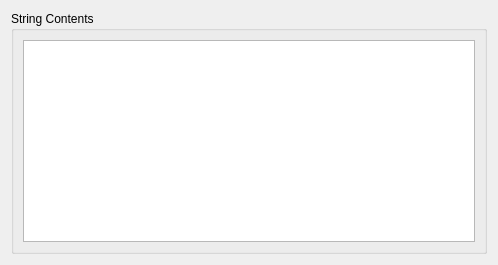
<?xml version="1.0" encoding="UTF-8"?>
<ui version="4.0">
 <class>ReportStringInfo</class>
 <widget class="QDialog" name="ReportStringInfo">
  <property name="geometry">
   <rect>
    <x>0</x>
    <y>0</y>
    <width>498</width>
    <height>265</height>
   </rect>
  </property>
  <property name="sizePolicy">
   <sizepolicy hsizetype="Fixed" vsizetype="Fixed">
    <horstretch>0</horstretch>
    <verstretch>0</verstretch>
   </sizepolicy>
  </property>
  <property name="minimumSize">
   <size>
    <width>465</width>
    <height>231</height>
   </size>
  </property>
  <property name="windowTitle">
   <string>Dialog</string>
  </property>
  <layout class="QVBoxLayout" name="verticalLayout">
   <item>
    <widget class="QGroupBox" name="groupBox">
     <property name="title">
      <string>String Contents</string>
     </property>
     <layout class="QGridLayout" name="gridLayout">
      <item row="0" column="0">
       <widget class="QPlainTextEdit" name="stringInfoTextEdit_">
        <property name="lineWrapMode">
         <enum>QPlainTextEdit::NoWrap</enum>
        </property>
        <property name="readOnly">
         <bool>true</bool>
        </property>
       </widget>
      </item>
     </layout>
    </widget>
   </item>
  </layout>
 </widget>
 <resources/>
 <connections/>
</ui>
